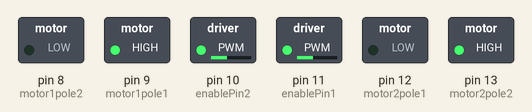
This sketch was run on a simulated Arduino Uno, built with avr-gcc and run on an emulated ATmega328P. On the bench: switched loads named in the sketch (green lamp = pin HIGH).

Above: at 0.1 s.
Timing chart, 0 to 1.6 s (numbered marks = the images above):
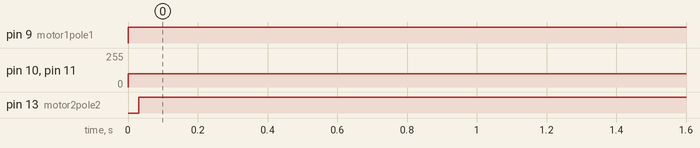

The sketch:

Motores.ino
```cpp
#include <QTRSensors.h>

// Definiciones para los motores ///

// map motor poles to Arduino pins
#define motor1pole1 9
#define motor1pole2 8
#define motor2pole1 12
#define motor2pole2 13

// map L293d motor enable pins to Arduino pins
#define enablePin1 11
#define enablePin2 10

#define M1_MAX_SPEED 100
#define M2_MAX_SPEED 100

#define motordelay 30
#define debugmotorsec 3000


//////////////////////////////////////////////////////////////////////////////

boolean seFueIzq = false;
boolean seFueDer = false;
int veloIzq;
int veloDer;

void setup() {
  // Motores
  Serial.begin(9600);

  // set mapped L293D motor1 and motor 2 enable pins on Arduino to output (to turn on/off motor1 and motor2 via L293D)
  pinMode(enablePin1, OUTPUT);
  pinMode(enablePin2, OUTPUT);

  // set mapped motor poles to Arduino pins (via L293D)
  pinMode( motor1pole1, OUTPUT);
  pinMode( motor1pole2, OUTPUT);
  pinMode( motor2pole1, OUTPUT);
  pinMode( motor2pole2, OUTPUT);
  motorspeed(0, 0);

}

int mspeed = 255;  // pick a starting speed up to 255

// MOTOR FUNCTIONS

void motorstop(int motornum){
  delay(motordelay);
  if (motornum == 1) {
    digitalWrite(motor1pole1, LOW);
    digitalWrite(motor1pole2, LOW);
  }
  else if (motornum == 2) {

    digitalWrite(motor2pole1, LOW);
    digitalWrite(motor2pole2, LOW);
  }
  delay(motordelay);
}

void motorforward(int motornum){
  if (motornum == 1) {
    digitalWrite(motor1pole1, HIGH);
    digitalWrite(motor1pole2, LOW);
  }
  else if (motornum == 2) {

    digitalWrite(motor2pole1, LOW);
    digitalWrite(motor2pole2, HIGH);
  }
  delay(motordelay);
}

void motorback(int motornum){
  if (motornum == 1) {
    digitalWrite(motor1pole1, LOW);
    digitalWrite(motor1pole2, HIGH);
  }
  else if (motornum == 2) {
    digitalWrite(motor2pole1, HIGH);
    digitalWrite(motor2pole2, LOW);
  }
  delay(motordelay);
}

void motorspeed(int motor1speed, int motor2speed) {
  if (motor1speed > M1_MAX_SPEED ) motor1speed = M1_MAX_SPEED; // limit top speed
  if (motor2speed > M2_MAX_SPEED ) motor2speed = M2_MAX_SPEED; // limit top speed
  if (motor1speed < 0) motor1speed = 0; // keep motor above 0
  if (motor2speed < 0) motor2speed = 0; // keep motor speed above 0
  analogWrite(enablePin1, motor1speed);
  analogWrite(enablePin2, motor2speed);
}


void loop()
{
motorspeed(255, 255);
//  veloIzq = 255;
//  veloDer = 255;
//
  motorforward(1);
  motorforward(2);

  delay(50);

}
```

Measured:
- by itself, pin 9 (motor1pole1): LOW → HIGH at 0.00 s
- by itself, pin 10 (enablePin2), pin 11 (enablePin1): 0/255 → 100/255 at 0.00 s
- by itself, pin 13 (motor2pole2): LOW → HIGH at 0.03 s
